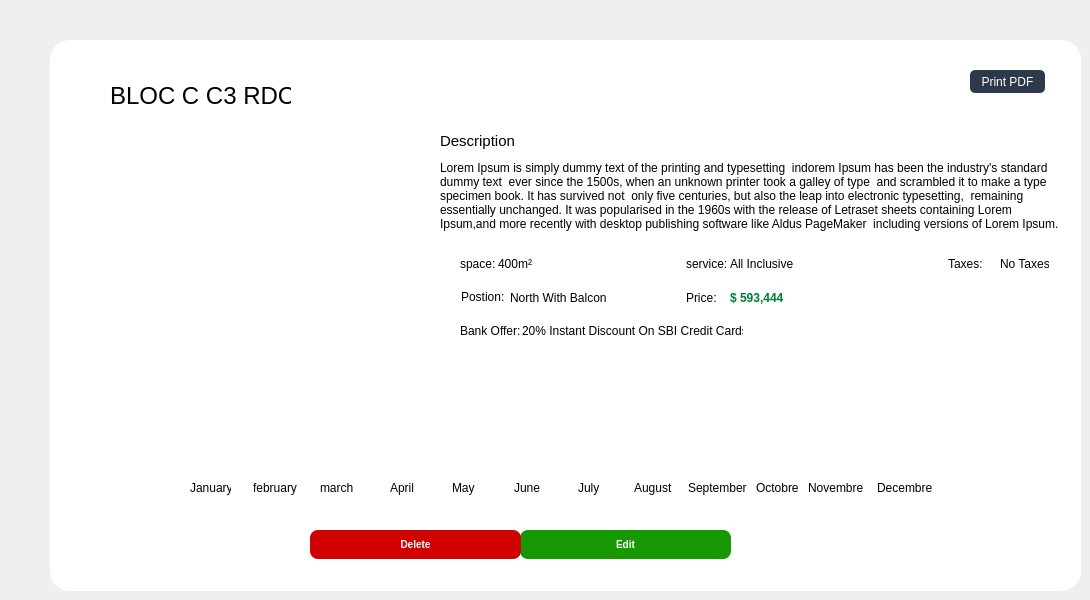
      <widget class="QWidget" name="edit_office_page_updated">
       <widget class="QWidget" name="description_office_container" native="true">
        <property name="geometry">
         <rect>
          <x>50</x>
          <y>40</y>
          <width>1031</width>
          <height>551</height>
         </rect>
        </property>
        <property name="styleSheet">
         <string notr="true">background-color:white;
border-radius:20px</string>
        </property>
        <widget class="QLabel" name="title_office">
         <property name="geometry">
          <rect>
           <x>60</x>
           <y>30</y>
           <width>181</width>
           <height>51</height>
          </rect>
         </property>
         <property name="font">
          <font>
           <pointsize>18</pointsize>
           <weight>50</weight>
           <italic>false</italic>
           <bold>false</bold>
          </font>
         </property>
         <property name="text">
          <string>BLOC C C3 RDC</string>
         </property>
        </widget>
        <widget class="QLabel" name="price_office">
         <property name="geometry">
          <rect>
           <x>680</x>
           <y>250</y>
           <width>61</width>
           <height>16</height>
          </rect>
         </property>
         <property name="font">
          <font>
           <weight>75</weight>
           <bold>true</bold>
          </font>
         </property>
         <property name="styleSheet">
          <string notr="true">color:#007D32;</string>
         </property>
         <property name="text">
          <string>$ 593,444</string>
         </property>
        </widget>
        <widget class="QLabel" name="description_label_office">
         <property name="geometry">
          <rect>
           <x>390</x>
           <y>85</y>
           <width>111</width>
           <height>31</height>
          </rect>
         </property>
         <property name="font">
          <font>
           <pointsize>11</pointsize>
          </font>
         </property>
         <property name="text">
          <string>Description</string>
         </property>
        </widget>
        <widget class="QLabel" name="description_text_office">
         <property name="geometry">
          <rect>
           <x>390</x>
           <y>100</y>
           <width>621</width>
           <height>111</height>
          </rect>
         </property>
         <property name="styleSheet">
          <string notr="true"/>
         </property>
         <property name="text">
          <string>Lorem Ipsum is simply dummy text of the printing and typesetting  indorem Ipsum has been the industry's standard dummy text  ever since the 1500s, when an unknown printer took a galley of type  and scrambled it to make a type specimen book. It has survived not  only five centuries, but also the leap into electronic typesetting,  remaining essentially unchanged. It was popularised in the 1960s with the release of Letraset sheets containing Lorem Ipsum,and more recently with desktop publishing software like Aldus PageMaker  including versions of Lorem Ipsum.</string>
         </property>
         <property name="wordWrap">
          <bool>true</bool>
         </property>
        </widget>
        <widget class="QLabel" name="point_office">
         <property name="geometry">
          <rect>
           <x>390</x>
           <y>220</y>
           <width>10</width>
           <height>10</height>
          </rect>
         </property>
         <property name="text">
          <string/>
         </property>
         <property name="pixmap">
          <pixmap resource="res.qrc">:/img/img/point_grey.png</pixmap>
         </property>
        </widget>
        <widget class="QLabel" name="point_office_2">
         <property name="geometry">
          <rect>
           <x>616</x>
           <y>220</y>
           <width>10</width>
           <height>10</height>
          </rect>
         </property>
         <property name="text">
          <string/>
         </property>
         <property name="pixmap">
          <pixmap resource="res.qrc">:/img/img/point_grey.png</pixmap>
         </property>
        </widget>
        <widget class="QLabel" name="point_office_3">
         <property name="geometry">
          <rect>
           <x>390</x>
           <y>253</y>
           <width>10</width>
           <height>10</height>
          </rect>
         </property>
         <property name="text">
          <string/>
         </property>
         <property name="pixmap">
          <pixmap resource="res.qrc">:/img/img/point_grey.png</pixmap>
         </property>
        </widget>
        <widget class="QLabel" name="point_office_4">
         <property name="geometry">
          <rect>
           <x>390</x>
           <y>286</y>
           <width>10</width>
           <height>10</height>
          </rect>
         </property>
         <property name="text">
          <string/>
         </property>
         <property name="pixmap">
          <pixmap resource="res.qrc">:/img/img/point_grey.png</pixmap>
         </property>
        </widget>
        <widget class="QLabel" name="point_office_5">
         <property name="geometry">
          <rect>
           <x>880</x>
           <y>220</y>
           <width>10</width>
           <height>10</height>
          </rect>
         </property>
         <property name="text">
          <string/>
         </property>
         <property name="pixmap">
          <pixmap resource="res.qrc">:/img/img/point_grey.png</pixmap>
         </property>
        </widget>
        <widget class="QLabel" name="space_office">
         <property name="geometry">
          <rect>
           <x>410</x>
           <y>216</y>
           <width>49</width>
           <height>16</height>
          </rect>
         </property>
         <property name="text">
          <string>space:</string>
         </property>
        </widget>
        <widget class="QLabel" name="service_label">
         <property name="geometry">
          <rect>
           <x>636</x>
           <y>216</y>
           <width>49</width>
           <height>16</height>
          </rect>
         </property>
         <property name="text">
          <string>service:</string>
         </property>
        </widget>
        <widget class="QLabel" name="taxes_label">
         <property name="geometry">
          <rect>
           <x>898</x>
           <y>216</y>
           <width>49</width>
           <height>16</height>
          </rect>
         </property>
         <property name="text">
          <string>Taxes:</string>
         </property>
        </widget>
        <widget class="QLabel" name="position_label_office">
         <property name="geometry">
          <rect>
           <x>411</x>
           <y>249</y>
           <width>49</width>
           <height>16</height>
          </rect>
         </property>
         <property name="text">
          <string>Postion:</string>
         </property>
        </widget>
        <widget class="QLabel" name="bankOffer_label_office">
         <property name="geometry">
          <rect>
           <x>410</x>
           <y>283</y>
           <width>71</width>
           <height>16</height>
          </rect>
         </property>
         <property name="text">
          <string>Bank Offer:</string>
         </property>
        </widget>
        <widget class="QLabel" name="space_description_office">
         <property name="geometry">
          <rect>
           <x>448</x>
           <y>216</y>
           <width>49</width>
           <height>16</height>
          </rect>
         </property>
         <property name="text">
          <string>400m²</string>
         </property>
        </widget>
        <widget class="QLabel" name="service_description_office">
         <property name="geometry">
          <rect>
           <x>680</x>
           <y>216</y>
           <width>71</width>
           <height>16</height>
          </rect>
         </property>
         <property name="text">
          <string>All Inclusive</string>
         </property>
        </widget>
        <widget class="QLabel" name="bankOffer_description_office">
         <property name="geometry">
          <rect>
           <x>472</x>
           <y>283</y>
           <width>221</width>
           <height>16</height>
          </rect>
         </property>
         <property name="text">
          <string>20% Instant Discount On SBI Credit Cards</string>
         </property>
        </widget>
        <widget class="QLabel" name="taxes_description_office">
         <property name="geometry">
          <rect>
           <x>950</x>
           <y>216</y>
           <width>49</width>
           <height>16</height>
          </rect>
         </property>
         <property name="text">
          <string>No Taxes</string>
         </property>
        </widget>
        <widget class="QLabel" name="position_description_office">
         <property name="geometry">
          <rect>
           <x>460</x>
           <y>250</y>
           <width>101</width>
           <height>16</height>
          </rect>
         </property>
         <property name="text">
          <string>North With Balcon</string>
         </property>
        </widget>
        <widget class="QPushButton" name="delete_office_button_more">
         <property name="geometry">
          <rect>
           <x>260</x>
           <y>490</y>
           <width>211</width>
           <height>29</height>
          </rect>
         </property>
         <property name="font">
          <font>
           <pointsize>-1</pointsize>
           <weight>62</weight>
           <italic>false</italic>
           <bold>true</bold>
          </font>
         </property>
         <property name="styleSheet">
          <string notr="true">
#delete_office_button_more:hover{
background-color:#A80000;
text-decoration:underline;
font-weight:bold;
}
#delete_office_button_more{position: absolute;
color:#fffffff;
background: #D00000;
border-radius: 8px;
font-style: normal;
font-weight: 500;
font-size: 10px;
line-height: 12px;
color:white;
}
</string>
         </property>
         <property name="text">
          <string>Delete</string>
         </property>
        </widget>
        <widget class="QStackedWidget" name="image_office_stacked">
         <property name="geometry">
          <rect>
           <x>40</x>
           <y>104</y>
           <width>311</width>
           <height>221</height>
          </rect>
         </property>
         <property name="styleSheet">
          <string notr="true">border-radius:20px;</string>
         </property>
         <widget class="QWidget" name="page_10">
          <property name="styleSheet">
           <string notr="true"/>
          </property>
          <widget class="QLabel" name="image_office_big">
           <property name="geometry">
            <rect>
             <x>0</x>
             <y>0</y>
             <width>311</width>
             <height>221</height>
            </rect>
           </property>
           <property name="styleSheet">
            <string notr="true">border-radius:10px;
background-image:url('C:/Users/Mon Pc/Desktop/Qt projects/BrainStormSpace/img/image_office.png');
background-repeat:no-repeat;</string>
           </property>
           <property name="text">
            <string/>
           </property>
          </widget>
         </widget>
         <widget class="QWidget" name="page_11"/>
        </widget>
        <widget class="QLabel" name="availblity_circle">
         <property name="geometry">
          <rect>
           <x>250</x>
           <y>50</y>
           <width>16</width>
           <height>16</height>
          </rect>
         </property>
         <property name="text">
          <string/>
         </property>
         <property name="pixmap">
          <pixmap resource="res.qrc">:/img/img/red_circle.png</pixmap>
         </property>
        </widget>
        <widget class="QWidget" name="tiemligne_office" native="true">
         <property name="geometry">
          <rect>
           <x>40</x>
           <y>380</y>
           <width>981</width>
           <height>91</height>
          </rect>
         </property>
         <widget class="QLabel" name="february_icon">
          <property name="geometry">
           <rect>
            <x>173</x>
            <y>30</y>
            <width>28</width>
            <height>28</height>
           </rect>
          </property>
          <property name="text">
           <string/>
          </property>
          <property name="pixmap">
           <pixmap resource="res.qrc">:/img/img/tiem_circle.png</pixmap>
          </property>
         </widget>
         <widget class="QLabel" name="january_icon">
          <property name="geometry">
           <rect>
            <x>110</x>
            <y>30</y>
            <width>28</width>
            <height>28</height>
           </rect>
          </property>
          <property name="text">
           <string/>
          </property>
          <property name="pixmap">
           <pixmap resource="res.qrc">:/img/img/tiem_circle.png</pixmap>
          </property>
         </widget>
         <widget class="QLabel" name="april_icon">
          <property name="geometry">
           <rect>
            <x>296</x>
            <y>30</y>
            <width>28</width>
            <height>28</height>
           </rect>
          </property>
          <property name="text">
           <string/>
          </property>
          <property name="pixmap">
           <pixmap resource="res.qrc">:/img/img/tiem_circle.png</pixmap>
          </property>
         </widget>
         <widget class="QLabel" name="march_icon">
          <property name="geometry">
           <rect>
            <x>234</x>
            <y>30</y>
            <width>28</width>
            <height>28</height>
           </rect>
          </property>
          <property name="text">
           <string/>
          </property>
          <property name="pixmap">
           <pixmap resource="res.qrc">:/img/img/tiem_circle.png</pixmap>
          </property>
         </widget>
         <widget class="QLabel" name="laision_office_11">
          <property name="geometry">
           <rect>
            <x>138</x>
            <y>42</y>
            <width>35</width>
            <height>2</height>
           </rect>
          </property>
          <property name="text">
           <string/>
          </property>
          <property name="pixmap">
           <pixmap resource="res.qrc">:/img/img/laison.png</pixmap>
          </property>
         </widget>
         <widget class="QLabel" name="laision_office_10">
          <property name="geometry">
           <rect>
            <x>200</x>
            <y>42</y>
            <width>35</width>
            <height>2</height>
           </rect>
          </property>
          <property name="text">
           <string/>
          </property>
          <property name="pixmap">
           <pixmap resource="res.qrc">:/img/img/laison.png</pixmap>
          </property>
         </widget>
         <widget class="QLabel" name="laision_office_9">
          <property name="geometry">
           <rect>
            <x>261</x>
            <y>42</y>
            <width>35</width>
            <height>2</height>
           </rect>
          </property>
          <property name="text">
           <string/>
          </property>
          <property name="pixmap">
           <pixmap resource="res.qrc">:/img/img/laison.png</pixmap>
          </property>
         </widget>
         <widget class="QLabel" name="laision_office_8">
          <property name="geometry">
           <rect>
            <x>323</x>
            <y>42</y>
            <width>35</width>
            <height>2</height>
           </rect>
          </property>
          <property name="text">
           <string/>
          </property>
          <property name="pixmap">
           <pixmap resource="res.qrc">:/img/img/laison.png</pixmap>
          </property>
         </widget>
         <widget class="QLabel" name="laision_office">
          <property name="geometry">
           <rect>
            <x>510</x>
            <y>40</y>
            <width>35</width>
            <height>2</height>
           </rect>
          </property>
          <property name="text">
           <string/>
          </property>
          <property name="pixmap">
           <pixmap resource="res.qrc">:/img/img/laison.png</pixmap>
          </property>
         </widget>
         <widget class="QLabel" name="june_icon">
          <property name="geometry">
           <rect>
            <x>422</x>
            <y>28</y>
            <width>28</width>
            <height>28</height>
           </rect>
          </property>
          <property name="text">
           <string/>
          </property>
          <property name="pixmap">
           <pixmap resource="res.qrc">:/img/img/tiem_circle.png</pixmap>
          </property>
         </widget>
         <widget class="QLabel" name="may_icon">
          <property name="geometry">
           <rect>
            <x>359</x>
            <y>28</y>
            <width>28</width>
            <height>28</height>
           </rect>
          </property>
          <property name="text">
           <string/>
          </property>
          <property name="pixmap">
           <pixmap resource="res.qrc">:/img/img/tiem_circle.png</pixmap>
          </property>
         </widget>
         <widget class="QLabel" name="laision_office_2">
          <property name="geometry">
           <rect>
            <x>449</x>
            <y>40</y>
            <width>35</width>
            <height>2</height>
           </rect>
          </property>
          <property name="text">
           <string/>
          </property>
          <property name="pixmap">
           <pixmap resource="res.qrc">:/img/img/laison.png</pixmap>
          </property>
         </widget>
         <widget class="QLabel" name="july_icon">
          <property name="geometry">
           <rect>
            <x>483</x>
            <y>28</y>
            <width>28</width>
            <height>28</height>
           </rect>
          </property>
          <property name="text">
           <string/>
          </property>
          <property name="pixmap">
           <pixmap resource="res.qrc">:/img/img/tiem_circle.png</pixmap>
          </property>
         </widget>
         <widget class="QLabel" name="laision_office_4">
          <property name="geometry">
           <rect>
            <x>387</x>
            <y>40</y>
            <width>35</width>
            <height>2</height>
           </rect>
          </property>
          <property name="text">
           <string/>
          </property>
          <property name="pixmap">
           <pixmap resource="res.qrc">:/img/img/laison.png</pixmap>
          </property>
         </widget>
         <widget class="QLabel" name="laision_office_3">
          <property name="geometry">
           <rect>
            <x>760</x>
            <y>40</y>
            <width>35</width>
            <height>2</height>
           </rect>
          </property>
          <property name="text">
           <string/>
          </property>
          <property name="pixmap">
           <pixmap resource="res.qrc">:/img/img/laison.png</pixmap>
          </property>
         </widget>
         <widget class="QLabel" name="september_icon">
          <property name="geometry">
           <rect>
            <x>610</x>
            <y>28</y>
            <width>28</width>
            <height>28</height>
           </rect>
          </property>
          <property name="text">
           <string/>
          </property>
          <property name="pixmap">
           <pixmap resource="res.qrc">:/img/img/tiem_circle.png</pixmap>
          </property>
         </widget>
         <widget class="QLabel" name="august_icon">
          <property name="geometry">
           <rect>
            <x>547</x>
            <y>28</y>
            <width>28</width>
            <height>28</height>
           </rect>
          </property>
          <property name="text">
           <string/>
          </property>
          <property name="pixmap">
           <pixmap resource="res.qrc">:/img/img/tiem_circle.png</pixmap>
          </property>
         </widget>
         <widget class="QLabel" name="laision_office_7">
          <property name="geometry">
           <rect>
            <x>698</x>
            <y>40</y>
            <width>35</width>
            <height>2</height>
           </rect>
          </property>
          <property name="text">
           <string/>
          </property>
          <property name="pixmap">
           <pixmap resource="res.qrc">:/img/img/laison.png</pixmap>
          </property>
         </widget>
         <widget class="QLabel" name="laision_office_6">
          <property name="geometry">
           <rect>
            <x>637</x>
            <y>40</y>
            <width>35</width>
            <height>2</height>
           </rect>
          </property>
          <property name="text">
           <string/>
          </property>
          <property name="pixmap">
           <pixmap resource="res.qrc">:/img/img/laison.png</pixmap>
          </property>
         </widget>
         <widget class="QLabel" name="octobre_icon">
          <property name="geometry">
           <rect>
            <x>671</x>
            <y>28</y>
            <width>28</width>
            <height>28</height>
           </rect>
          </property>
          <property name="text">
           <string/>
          </property>
          <property name="pixmap">
           <pixmap resource="res.qrc">:/img/img/tiem_circle.png</pixmap>
          </property>
         </widget>
         <widget class="QLabel" name="novembre_icon">
          <property name="geometry">
           <rect>
            <x>733</x>
            <y>28</y>
            <width>28</width>
            <height>28</height>
           </rect>
          </property>
          <property name="text">
           <string/>
          </property>
          <property name="pixmap">
           <pixmap resource="res.qrc">:/img/img/tiem_circle.png</pixmap>
          </property>
         </widget>
         <widget class="QLabel" name="laision_office_5">
          <property name="geometry">
           <rect>
            <x>575</x>
            <y>40</y>
            <width>35</width>
            <height>2</height>
           </rect>
          </property>
          <property name="text">
           <string/>
          </property>
          <property name="pixmap">
           <pixmap resource="res.qrc">:/img/img/laison.png</pixmap>
          </property>
         </widget>
         <widget class="QLabel" name="december_icon">
          <property name="geometry">
           <rect>
            <x>793</x>
            <y>28</y>
            <width>28</width>
            <height>28</height>
           </rect>
          </property>
          <property name="text">
           <string/>
          </property>
          <property name="pixmap">
           <pixmap resource="res.qrc">:/img/img/tiem_circle.png</pixmap>
          </property>
         </widget>
         <widget class="QLabel" name="january_text_office">
          <property name="geometry">
           <rect>
            <x>100</x>
            <y>60</y>
            <width>41</width>
            <height>16</height>
           </rect>
          </property>
          <property name="text">
           <string>January</string>
          </property>
         </widget>
         <widget class="QLabel" name="february_text_office">
          <property name="geometry">
           <rect>
            <x>163</x>
            <y>60</y>
            <width>51</width>
            <height>16</height>
           </rect>
          </property>
          <property name="text">
           <string>february</string>
          </property>
         </widget>
         <widget class="QLabel" name="march_text_office">
          <property name="geometry">
           <rect>
            <x>230</x>
            <y>60</y>
            <width>41</width>
            <height>16</height>
           </rect>
          </property>
          <property name="text">
           <string>march</string>
          </property>
         </widget>
         <widget class="QLabel" name="april_text_office">
          <property name="geometry">
           <rect>
            <x>300</x>
            <y>60</y>
            <width>31</width>
            <height>16</height>
           </rect>
          </property>
          <property name="text">
           <string>April</string>
          </property>
         </widget>
         <widget class="QLabel" name="may_text_office">
          <property name="geometry">
           <rect>
            <x>362</x>
            <y>60</y>
            <width>27</width>
            <height>16</height>
           </rect>
          </property>
          <property name="text">
           <string>May</string>
          </property>
         </widget>
         <widget class="QLabel" name="june_text_office">
          <property name="geometry">
           <rect>
            <x>424</x>
            <y>60</y>
            <width>26</width>
            <height>16</height>
           </rect>
          </property>
          <property name="text">
           <string>June</string>
          </property>
         </widget>
         <widget class="QLabel" name="july_text_office">
          <property name="geometry">
           <rect>
            <x>488</x>
            <y>60</y>
            <width>21</width>
            <height>16</height>
           </rect>
          </property>
          <property name="text">
           <string>July</string>
          </property>
         </widget>
         <widget class="QLabel" name="august_text_office">
          <property name="geometry">
           <rect>
            <x>544</x>
            <y>60</y>
            <width>41</width>
            <height>16</height>
           </rect>
          </property>
          <property name="text">
           <string>August</string>
          </property>
         </widget>
         <widget class="QLabel" name="september_text">
          <property name="geometry">
           <rect>
            <x>598</x>
            <y>60</y>
            <width>61</width>
            <height>16</height>
           </rect>
          </property>
          <property name="text">
           <string>September</string>
          </property>
         </widget>
         <widget class="QLabel" name="octobre_text_office">
          <property name="geometry">
           <rect>
            <x>666</x>
            <y>60</y>
            <width>51</width>
            <height>16</height>
           </rect>
          </property>
          <property name="text">
           <string>Octobre</string>
          </property>
         </widget>
         <widget class="QLabel" name="novembre_text_office">
          <property name="geometry">
           <rect>
            <x>718</x>
            <y>60</y>
            <width>61</width>
            <height>16</height>
           </rect>
          </property>
          <property name="text">
           <string>Novembre</string>
          </property>
         </widget>
         <widget class="QLabel" name="decembre_text_office">
          <property name="geometry">
           <rect>
            <x>787</x>
            <y>60</y>
            <width>61</width>
            <height>16</height>
           </rect>
          </property>
          <property name="text">
           <string>Decembre</string>
          </property>
         </widget>
        </widget>
        <widget class="QPushButton" name="edit_office_button_more">
         <property name="geometry">
          <rect>
           <x>470</x>
           <y>490</y>
           <width>211</width>
           <height>29</height>
          </rect>
         </property>
         <property name="styleSheet">
          <string notr="true">#edit_office_button_more{
position: absolute;

background: #159800;
border-radius: 8px;
font-style: normal;
font-weight: 500;
font-size: 10px;
line-height: 12px;
color:white;
}
#edit_office_button_more:hover{
background-color:#107300;
text-decoration:underline;
font-weight: bold;
}</string>
         </property>
         <property name="text">
          <string>Edit</string>
         </property>
        </widget>
        <widget class="QLabel" name="color_hack">
         <property name="geometry">
          <rect>
           <x>463</x>
           <y>480</y>
           <width>15</width>
           <height>49</height>
          </rect>
         </property>
         <property name="styleSheet">
          <string notr="true">background:transparent;
</string>
         </property>
         <property name="text">
          <string/>
         </property>
         <property name="pixmap">
          <pixmap resource="res.qrc">:/img/img/color_hack_button.png</pixmap>
         </property>
        </widget>
        <widget class="QLabel" name="id_wtf">
         <property name="geometry">
          <rect>
           <x>700</x>
           <y>40</y>
           <width>47</width>
           <height>14</height>
          </rect>
         </property>
         <property name="text">
          <string/>
         </property>
        </widget>
        <widget class="QPushButton" name="print_pdf_office">
         <property name="geometry">
          <rect>
           <x>920</x>
           <y>30</y>
           <width>75</width>
           <height>23</height>
          </rect>
         </property>
         <property name="styleSheet">
          <string notr="true">#print_pdf_office{background: #2D394A;
border-radius: 5px;
color:white;}
#print_pdf_office:hover{
background:#3E5575;
}</string>
         </property>
         <property name="text">
          <string>Print PDF</string>
         </property>
        </widget>
        <widget class="QLabel" name="bankOffer_label_office_3">
         <property name="geometry">
          <rect>
           <x>636</x>
           <y>250</y>
           <width>71</width>
           <height>16</height>
          </rect>
         </property>
         <property name="text">
          <string>Price:</string>
         </property>
        </widget>
        <widget class="QLabel" name="point_office_11">
         <property name="geometry">
          <rect>
           <x>616</x>
           <y>253</y>
           <width>10</width>
           <height>10</height>
          </rect>
         </property>
         <property name="text">
          <string/>
         </property>
         <property name="pixmap">
          <pixmap resource="res.qrc">:/img/img/point_grey.png</pixmap>
         </property>
        </widget>
        <zorder>title_office</zorder>
        <zorder>description_text_office</zorder>
        <zorder>point_office</zorder>
        <zorder>point_office_2</zorder>
        <zorder>point_office_3</zorder>
        <zorder>point_office_4</zorder>
        <zorder>point_office_5</zorder>
        <zorder>space_office</zorder>
        <zorder>service_label</zorder>
        <zorder>taxes_label</zorder>
        <zorder>position_label_office</zorder>
        <zorder>bankOffer_label_office</zorder>
        <zorder>space_description_office</zorder>
        <zorder>service_description_office</zorder>
        <zorder>bankOffer_description_office</zorder>
        <zorder>taxes_description_office</zorder>
        <zorder>position_description_office</zorder>
        <zorder>image_office_stacked</zorder>
        <zorder>availblity_circle</zorder>
        <zorder>description_label_office</zorder>
        <zorder>tiemligne_office</zorder>
        <zorder>color_hack</zorder>
        <zorder>id_wtf</zorder>
        <zorder>print_pdf_office</zorder>
        <zorder>bankOffer_label_office_3</zorder>
        <zorder>point_office_11</zorder>
        <zorder>price_office</zorder>
        <zorder>edit_office_button_more</zorder>
        <zorder>delete_office_button_more</zorder>
       </widget>
      </widget>
